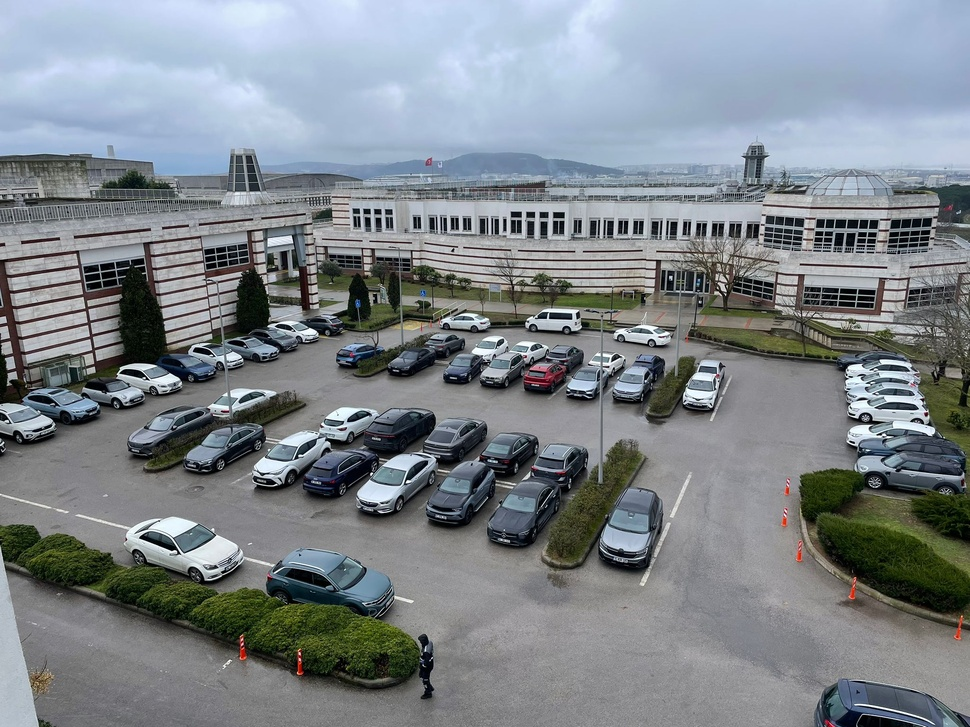
#> input picture test1.jpeg, 970 x 727 px, shrunk from 2048 x 1536 before the run
$ python slot_labeler.py ../../test1.jpeg out.png
#> lines starting #> are read from the running program, lines starting #| are printed output that depends on the picture; after the words box and inside, x2 and y2 are one past the last pixel; in counts of white or black regions, pixels touching at a corner belong together
"""
Interactive tool to define parking slot polygons.
Run on a development machine with GUI support.

Usage:
    python slot_labeler.py <image_path> [output_path]

Example:
    python slot_labeler.py reference_midday.jpg calibration/fass_slots_v1.json
"""

import json
import sys
from pathlib import Path

import cv2
import numpy as np


class SlotLabeler:
    """Interactive slot labeling tool."""

    def __init__(self, image_path: str, output_path: str = "fass_slots_v1.json"):
#> called with image_path = '../../test1.jpeg', output_path = 'out.png'
        self.image = cv2.imread(image_path)
#> self.image is the input picture: shape (727, 970, 3); mean B, G, R 138.3, 133.1, 126.3
        if self.image is None:
            raise FileNotFoundError(f"Could not load image: {image_path}")

        self.output_path = output_path
        self.slots = []
        self.current_polygon = []
        self.slot_counter = 1

        cv2.namedWindow("Slot Labeler", cv2.WINDOW_NORMAL)
        cv2.setMouseCallback("Slot Labeler", self.mouse_callback)

    def mouse_callback(self, event, x, y, flags, param):
        """Handle mouse events."""
        if event == cv2.EVENT_LBUTTONDOWN:
            self.current_polygon.append([x, y])
            self.redraw()
        elif event == cv2.EVENT_RBUTTONDOWN:
            if len(self.current_polygon) >= 4:
                self.save_current_polygon()
            self.current_polygon = []
            self.redraw()

    def save_current_polygon(self):
        """Save the current polygon as a slot."""
        slot_id = f"FASS_{self.slot_counter:03d}"
        self.slots.append({
            "slot_id": slot_id,
            "poly": self.current_polygon.copy()
        })
        print(f"Saved {slot_id} with {len(self.current_polygon)} points")
        self.slot_counter += 1

    def redraw(self):
        """Redraw the display with all slots and current polygon."""
        display = self.image.copy()

        # Draw saved slots
        for slot in self.slots:
            pts = np.array(slot['poly'], np.int32)
            cv2.polylines(display, [pts], True, (0, 255, 0), 2)
            center = pts.mean(axis=0).astype(int)
            cv2.putText(display, slot['slot_id'], tuple(center),
                       cv2.FONT_HERSHEY_SIMPLEX, 0.5, (0, 255, 0), 2)

        # Draw current polygon
        if self.current_polygon:
            pts = np.array(self.current_polygon, np.int32)
            cv2.polylines(display, [pts], False, (0, 0, 255), 2)
            for pt in self.current_polygon:
                cv2.circle(display, tuple(pt), 5, (0, 0, 255), -1)

        # Draw instructions
        instructions = [
            "Left-click: Add point",
            "Right-click: Save polygon (4+ pts)",
            "s: Save to file",
            "u: Undo last slot",
            "q: Quit"
        ]
        for i, text in enumerate(instructions):
            cv2.putText(display, text, (10, 25 + i * 20),
                       cv2.FONT_HERSHEY_SIMPLEX, 0.5, (255, 255, 0), 1)
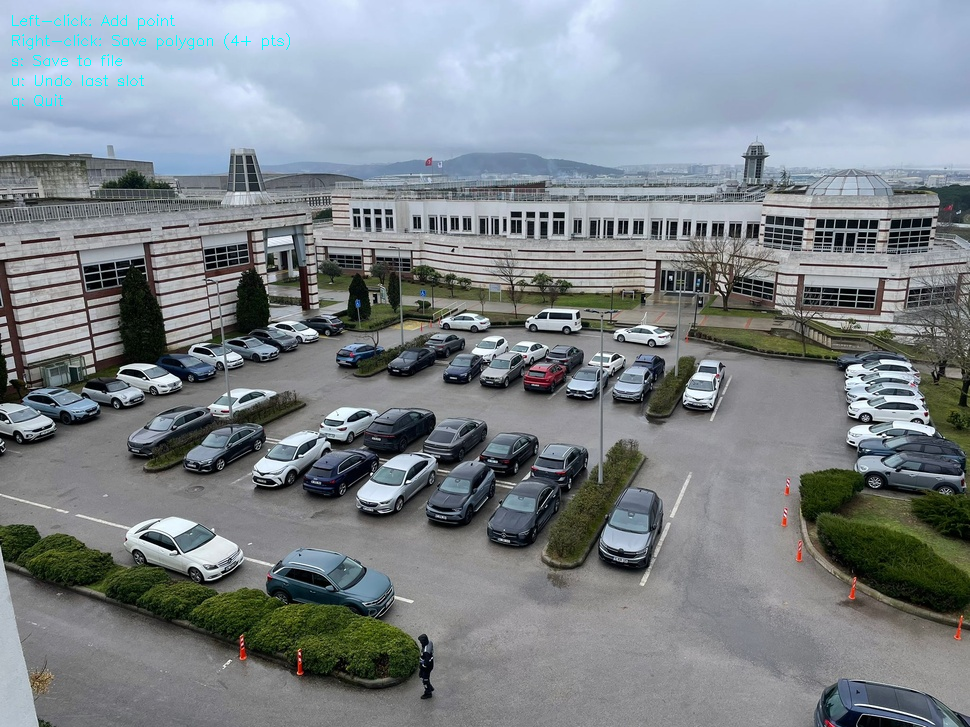
#> display: shape (727, 970, 3); 0.21% of pixels changed, all inside (x1, y1, x2, y2) = (12, 14, 290, 110)

        cv2.imshow("Slot Labeler", display)

    def run(self):
        """Run the interactive labeling tool."""
        print("=" * 50)
        print("Slot Labeler - Interactive Tool")
        print("=" * 50)
        print("Instructions:")
        print("  Left-click: Add point to current polygon")
        print("  Right-click: Save polygon and start new (need 4+ points)")
        print("  's': Save to file")
        print("  'u': Undo last slot")
        print("  'q': Quit")
        print("=" * 50)

        self.redraw()

        while True:
            key = cv2.waitKey(1) & 0xFF
#> (key q is pressed here)
            if key == ord('q'):
                break
            elif key == ord('s'):
                self.save_to_file()
            elif key == ord('u'):
                if self.slots:
                    removed = self.slots.pop()
                    self.slot_counter -= 1
                    print(f"Removed {removed['slot_id']}")
                    self.redraw()

        cv2.destroyAllWindows()

    def save_to_file(self):
        """Save slots configuration to JSON file."""
        output = {
            "roi_version": "v1",
            "image_size": [self.image.shape[1], self.image.shape[0]],
            "created_by": "slot_labeler",
            "slots": self.slots
        }

        # Create output directory if needed
        Path(self.output_path).parent.mkdir(parents=True, exist_ok=True)

        with open(self.output_path, 'w') as f:
            json.dump(output, f, indent=2)
        print(f"Saved {len(self.slots)} slots to {self.output_path}")


def main():
    """Main entry point."""
    if len(sys.argv) < 2:
        print("Usage: python slot_labeler.py <image_path> [output_path]")
        print("Example: python slot_labeler.py reference.jpg calibration/fass_slots_v1.json")
        sys.exit(1)

    image_path = sys.argv[1]
    output_path = sys.argv[2] if len(sys.argv) > 2 else "fass_slots_v1.json"

    try:
        labeler = SlotLabeler(image_path, output_path)
        labeler.run()
    except FileNotFoundError as e:
        print(f"Error: {e}")
        sys.exit(1)


if __name__ == "__main__":
    main()
